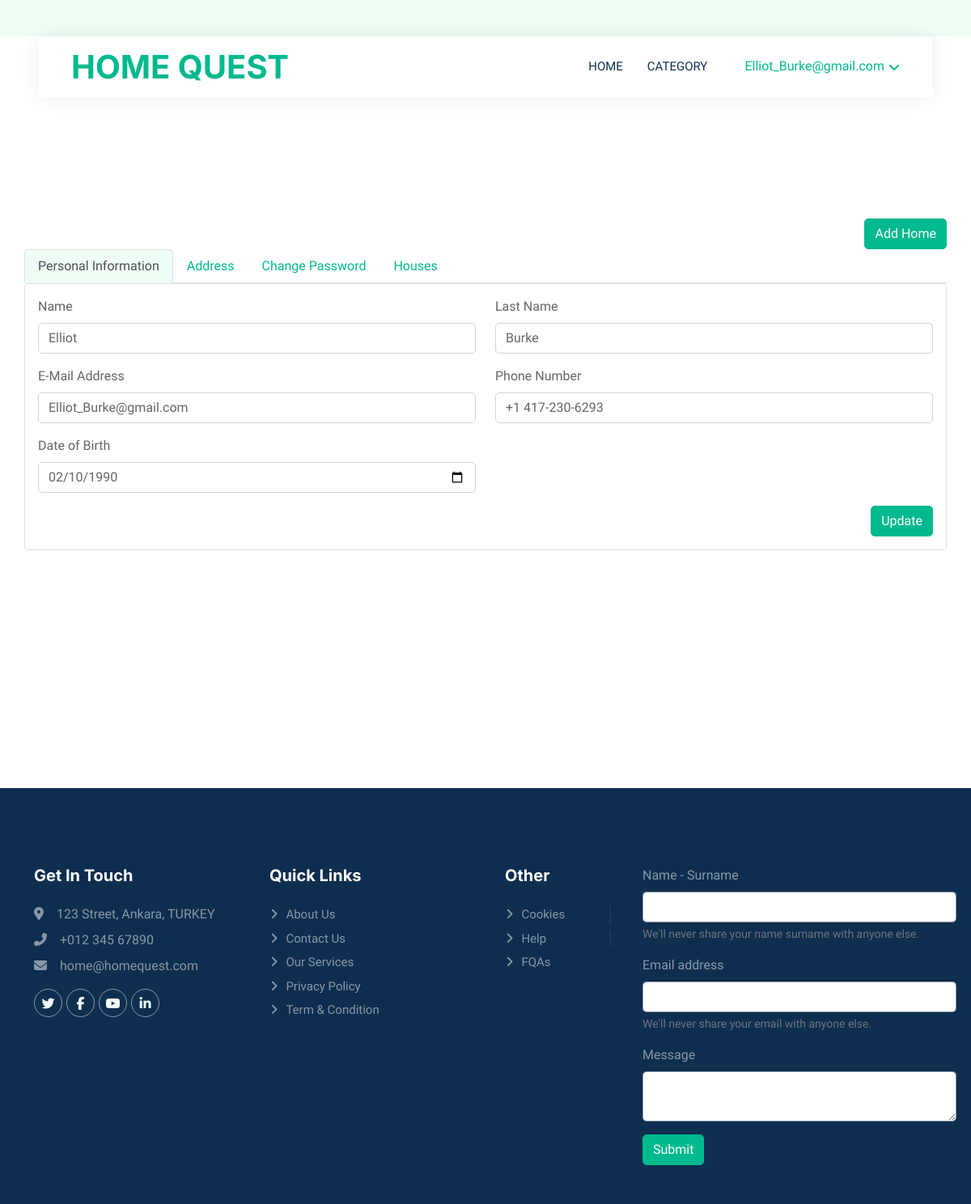
Page /profil/ (signed in) on the committed database.
### AppEcommerce/models.py (models this page shows, shortened)
class Profil(models.Model):#her kullanıcının 1 tane hesabı olması üye olurken girdiği özellikler.kullanıcı girerken diyerlerini number ve birthdayt  içeride dolduruyor.
    user = models.OneToOneField(User, on_delete=models.CASCADE)
    phone_number = models.CharField(max_length=50, null=True, blank=True)
    birtdate = models.DateField(null=True, blank=True)
    class Meta:
        verbose_name_plural = "Profiller"

### AppEcommerce/views.py (the view, shortened to what this page needs)
# urls.py: path("profil/", profil, name="profil"),
@login_required(login_url='/login/')
def profil(request):
    user = User.objects.get(username=request.user)
    profil = Profil.objects.get(user=request.user)
    adress = Adress.objects.get(user=request.user)
    evlerim = Product.objects.filter(user=user)
    context={
        "profil":profil,
        "adress":adress,
        "evlerim":evlerim,
    }
    return render(request, "user/profil.html",context)

### AppEcommerce/templates/user/profil.html (shortened to what this page needs)
{% extends 'base.html' %}
{% load static %}
{% load i18n %}
{% load humanize %}
{% block content %}
    <div class="container" style="padding: 150px 0;">
        <div class="row">
          <div>
            <button type="button" class="btn btn-primary d-block ms-auto" data-bs-toggle="modal" data-bs-target="#exampleModal">
              {% trans 'Add Home' %}
            </button>
          </div>
          <nav>
            <div class="nav nav-tabs" id="nav-tab" role="tablist">
              <button class="nav-link active" id="nav-home-tab" data-bs-toggle="tab" data-bs-target="#nav-home" type="button" role="tab" aria-controls="nav-home" aria-selected="true">Personal Information</button>
              <button class="nav-link" id="nav-profile-tab" data-bs-toggle="tab" data-bs-target="#nav-profile" type="button" role="tab" aria-controls="nav-profile" aria-selected="false">Address</button>
              <button class="nav-link" id="nav-contact-tab" data-bs-toggle="tab" data-bs-target="#nav-contact" type="button" role="tab" aria-controls="nav-contact" aria-selected="false">Change Password</button>
              <button class="nav-link" id="nav-disabled-tab" data-bs-toggle="tab" data-bs-target="#nav-disabled" type="button" role="tab" aria-controls="nav-disabled" aria-selected="false">Houses</button>
            </div>
          </nav>
          <div class="tab-content" id="nav-tabContent">
            <div class="tab-pane fade show active" id="nav-home" role="tabpanel" aria-labelledby="nav-home-tab" tabindex="0">            <div class="col">
              <div class="card" style="width: 100%;">
                  <div class="card-body">
                      <form method="post">
                          <div class="row">
                              <div class="col mb-3">
                                  <label for="exampleInputEmail1" class="form-label">{% trans 'Name' %}</label>
                                  <input type="text" class="form-control" id="exampleInputEmail1" aria-describedby="emailHelp" value="{{ profil.user.first_name }}" name="first_name">
                                </div>
                                <div class="col mb-3">
                                  <label for="exampleInputEmail1" class="form-label">{% trans 'Last Name' %}</label>
                                  <input type="text" class="form-control" id="exampleInputEmail1" aria-describedby="emailHelp" value="{{ profil.user.last_name }}" name="last_name">
                                </div>
                          </div>
                          <div class="row">
                              <div class="col mb-3">
                                  <label for="exampleInputEmail1" class="form-label">{% trans 'E-Mail Address' %}</label>
                                  <input type="email" class="form-control" id="exampleInputEmail1" aria-describedby="emailHelp" value="{{ profil.user.email }}" name="email">
                                </div>
                                <div class="col mb-3">
                                  <label for="exampleInputEmail1" class="form-label">{% trans 'Phone Number' %}</label>
                                  <input type="text" class="form-control" id="exampleInputEmail1" aria-describedby="emailHelp"
                                  {% if profil.phone_number %}
                                  value="{{ profil.phone_number }}"
                                  {% else %}
                                  value=""
                                  {% endif %}
                                  name="phone_number" required>
                                </div>
                          </div>
                          <div class="row">
                              <div class="col mb-3">
                                  <label for="exampleInputEmail1" class="form-label">{% trans 'Date of Birth' %}</label>
                                  <input type="date" class="form-control" id="exampleInputEmail1" aria-describedby="emailHelp" value="{{ profil.birtdate|date:'Y-m-d' }}" name="birtdate" required>
                                </div>
                              <div class="col"></div>
                          </div>
                          <button type="submit" class="btn btn-primary d-block ms-auto" name="btnsubmit" value="btnprofil">{% trans 'Update' %}</button>
                        </form>
                  </div>
                </div>
          </div></div>
          </div>
        </div>
    </div>
{% endblock content %}

### AppEcommerce/templates/partials/_header.html (shortened to what this page needs)
{% load static %}
{% load i18n %}
        <div class="container-fluid nav-bar bg-transparent">
          <nav class="navbar navbar-expand-lg bg-white navbar-light py-0 px-4">
              <a href="index.html" class="navbar-brand d-flex align-items-center text-center">
                  <a  href="{% url 'index' %}"  ><h1 class="m-0 text-primary"  >HOME QUEST  </h1></a>
              </a>
              <div class="collapse navbar-collapse" id="navbarCollapse">
                  <div class="navbar-nav ms-auto">
                      <a href="{% url 'index' %}" class="nav-item nav-link
                        ">Home</a>
                      <a href="{% url 'category' %}" class="nav-item nav-link
                       ">category</a>
                  </div>
                  {% if request.user.is_authenticated %}
                  <div class="nav-item dropdown">
                    <a href="#" class="nav-link dropdown-toggle" data-bs-toggle="dropdown">{{request.user.username}}</a>
                </div>
                  {% else %}
                  <a href="{% url 'login' %}" class="btn btn-primary px-3 d-none d-lg-flex">Login</a>
                  <a href="{% url 'register' %}" class="btn btn-primary px-3 d-none d-lg-flex ms-2">Register</a>
                  {% endif %}
              </div>
          </nav>
      </div>

### AppEcommerce/static/css/style.css (style rules this page uses)
:root { --primary: #00B98E; --secondary: #FF6922; --light: #EFFDF5; --dark: #0E2E50; }
.btn { transition: .5s; }
.btn.btn-primary, .btn.btn-secondary { color: #FFFFFF; }
.nav-bar { position: relative; margin-top: 45px; padding: 0 3rem; transition: .5s; z-index: 9; }
.navbar { box-shadow: 0 0 30px rgba(0, 0, 0, .08); }
.navbar .dropdown-toggle::after { border: none; content: "\f107"; font-family: "Font Awesome 5 Free"; font-weight: 900; vertical-align: middle; margin-left: 5px; transition: .5s; }
.navbar-light .navbar-nav .nav-link { margin-right: 30px; padding: 25px 0; color: #FFFFFF; font-size: 15px; text-transform: uppercase; outline: none; }
.navbar-light .navbar-brand { height: 75px; }
.navbar-light .navbar-nav .nav-link { color: var(--dark); font-weight: 500; }

### rows in the picture
Profil: first_name "Elliot", last_name "Burke", email "Elliot_Burke@gmail.com", phone_number "+1 417-230-6293", birtdate "02/10/1990"

### other values in the picture
{{ request.user.username }} "Elliot_Burke@gmail.com"
